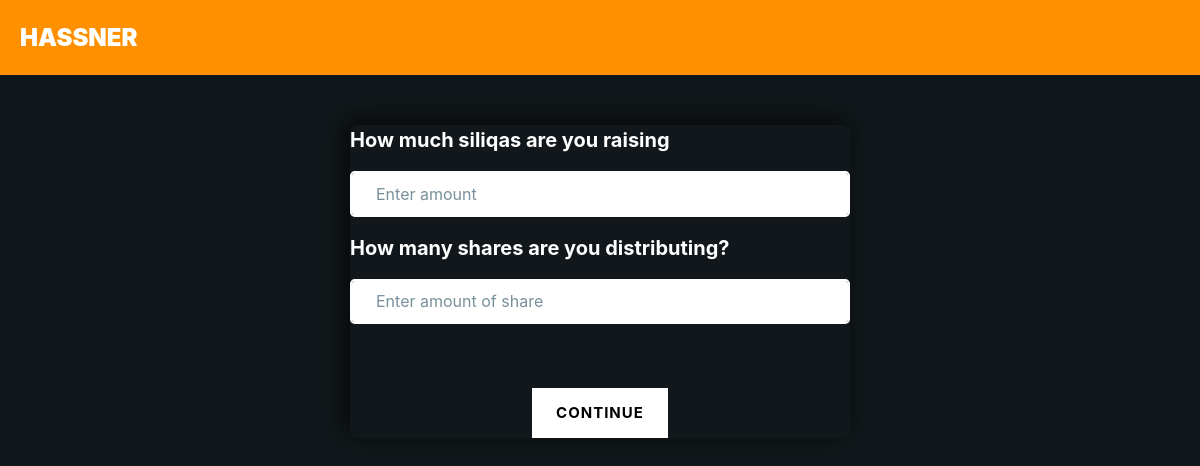
/frontend/artist/PersonalPage.php (signed in), run on an earlier commit of the app's database.
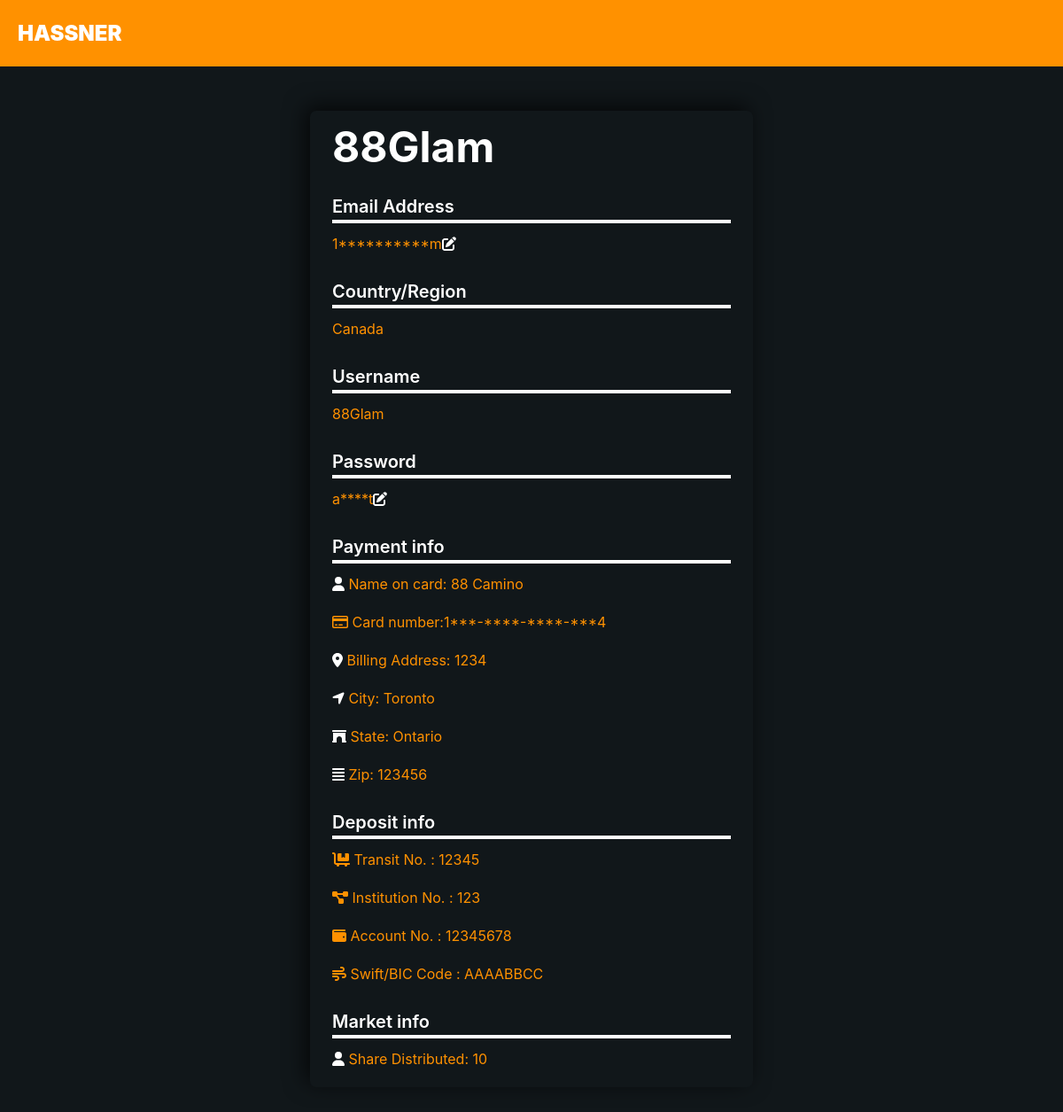
And on a later commit of the database.
### tables this page shows
CREATE TABLE `account` (
  `username` varchar(50) NOT NULL,
  `password` varchar(50) NOT NULL,
  `account_type` varchar(50) NOT NULL,
  `id` int(11) NOT NULL,
  `Shares` int(50) NOT NULL,
  `balance` float NOT NULL,
  `rate` float NOT NULL,
  `Share_Distributed` int(10) NOT NULL,
  `email` varchar(50) NOT NULL,
  `billing_address` varchar(10) NOT NULL,
  `Full_name` varchar(50) NOT NULL,
  `City` varchar(20) NOT NULL,
  `State` varchar(20) NOT NULL,
  `ZIP` varchar(6) NOT NULL,
  `Card_number` varchar(19) NOT NULL,
  `Transit_no` varchar(5) NOT NULL,
  `Inst_no` varchar(3) NOT NULL,
  `Account_no` varchar(11) NOT NULL,
  `Swift` varchar(8) NOT NULL,
  `price_per_share` float NOT NULL,
  `Monthly_shareholder` int(11) NOT NULL,
  `Income` float NOT NULL,
  `Market_cap` float NOT NULL
);

### backend/control/logic.php (called while the page is built, shortened)
<?php
        function searchAccount($conn, $username)
        {
            $sql = "SELECT * FROM account WHERE username = ?";
            $stmt = $conn->prepare($sql);
            $stmt->bind_param('s', $username);
            $stmt->execute();
            $result = $stmt->get_result();
            return $result;
        }
?>

### backend/shared/Helper.php (called while the page is built, shortened)
<?php
    function getAccount($username)
    {
        $conn = connect();
        $result = searchAccount($conn, $username);
        $account = $result->fetch_assoc();
        return $account;
    }
?>

### frontend/artist/PersonalPage.php (the view, shortened to what the changed rows need)
<?php
    include '../../backend/shared/PersonalPageFunctions.php';
?>
<head>
  <link rel="stylesheet" href="https://use.fontawesome.com/releases/v5.5.0/css/all.css">
  <link rel="stylesheet" href="../css/app.css" type="text/css">
  <link rel="stylesheet" href="../css/default.css" type="text/css">
  <link rel="stylesheet" href="../css/menu.css" id="theme-color">
</head>
<body class="bg-dark">
  <main>
    <?php
      $account_info = getAccount($_SESSION['username']);
      if($account_info['Share_Distributed'] == 0)
      {
          echo '
                <form action="../../backend/artist/DistributeShareBackend.php" method="post">
                  <div class="form-group">
                    <h5>How much siliqas are you raising</h5>
                    <input name = "siliqas_raising" type="text" style="border-color: white;" class="form-control" id="exampleInputPassword1" placeholder="Enter amount">
                  </div>
                  <div class="form-group">
                    <h5>How many shares are you distributing?</h5>
                    <input name = "distribute_share" type="text" style="border-color: white;" class="form-control" id="signupUsername" aria-describedby="signupUsernameHelp" placeholder="Enter amount of share">
                  </div>';
          echo '
                  <div class="col-md-8 col-12 mx-auto pt-5 text-center">
                    <input type = "submit" class="btn btn-primary" role="button" aria-pressed="true" name = "button" value = "Continue">
                  </div>
                </form>
              ';
      }
      else
      {
        echo '
              <section class="middle-card">
                <div class="name">
                    <h1>'.$_SESSION['username'].'</h1>
                </div>
              </section>
            ';
        echo '
              <section class="middle-card">
                <h1 id="h1-sm">Email Address</h1>
                <p style="color: #ff9100">
          ';
        printUserImportantInfo($account_info['email']);
        echo '<a href="../../backend/shared/EditEmailBackend.php" id="icon-btn"><i class="fa fa-edit"></i></a>';
        echo '
              </section>
              <section class="middle-card">
              <h1 id="h1-sm">Country/Region</h1>
              <p>Canada</p>
              </section>
              <section class="middle-card">
              <h1 id="h1-sm">Username</h1>
              <p>'.$_SESSION['username'].'</p>
              </section>
              <section class="middle-card">
              <h1 id="h1-sm">Password</h1>
              <p>
          ';
        echo '<a href="../../backend/shared/EditPasswordBackend.php" id="icon-btn"><i class="fa fa-edit"></i></a>';
        echo '</section>';
    ?>
    <section class="middle-card">
      <h1 id="h1-sm">Payment info</h1>
      <p><i style="color: white;" class="fa fa-user"></i> Name on card: <?php
        echo $account_info['Full_name'];
      ?></p>
    </section>
    <section class="middle-card">
    <p><i class="far fa-credit-card"></i> Card number: <?php
    ?></p>
    </section>
    <section class="middle-card">
      <p><i style="color: white;" class="fas fa-map-marker-alt"></i> Billing Address: <?php
        echo $account_info['billing_address'];
      ?></p>
    </section>
    <section class="middle-card">
      <p><i style="color: white;" class="fas fa-location-arrow"></i> City: <?php
        echo $account_info['City'];
      ?></p>
    </section>
    <section class="middle-card">
      <p><i style="color: white;" class="fas fa-archway"></i> State: <?php
        echo $account_info['State'];
      ?></p>
    </section>
    <section class="middle-card">
      <p><i style="color: white;" class="fas fa-align-justify"></i> Zip: <?php
        echo $account_info['ZIP'];
      ?></p>
    </section>
    <section class="middle-card">
      <h1 id="h1-sm">Deposit info</h1>
      <p><i class="fas fa-dolly-flatbed"></i> Transit No. : <?php
        echo $account_info['Transit_no'];
      ?></p>
    </section>
    <section class="middle-card">
      <p><i class="fas fa-project-diagram"></i> Institution No. : <?php
        echo $account_info['Inst_no'];
      ?></p>
    </section>
    <section class="middle-card">
      <p><i class="fas fa-wallet"></i> Account No. : <?php
        echo $account_info['Account_no'];
      ?></p>
    </section>
    <section class="middle-card">
      <p><i class="fas fa-wind"></i> Swift/BIC Code : <?php
        echo $account_info['Swift'];
      ?></p>
    </section>
    <section class="middle-card">
      <h1 id="h1-sm">Market info</h1>
      <p><i style="color: white;" class="fa fa-user"></i> Share Distributed: <?php
        echo $account_info['Share_Distributed'];
      ?></p>
      <?php
        echo '</section>';
      ?>
    <?php
      }
    ?>
  </main>
</body>

### backend/shared/PersonalPageFunctions.php
<?php
    function printUserImportantInfo($info)
    {
        $chars = str_split($info);
        echo '<p>';
        $i = 0;
        foreach($chars as $char)
        {
            if($i == 0 || $i == sizeof($chars)-1)
            {
                echo $char;
            }
            else if($char == '-')
            {
                echo $char;
            }
            else
            {
                echo '*';
            }
            $i++;
        }
        echo '</p>';
    }
?>

What changed in the data, as far as the page shows it:
now on this page (row edited): account: email "1", email "m", password "a", password "t", Full_name "88 Camino", Card_number "1", Card_number "-", Card_number "4", billing_address "1234", City "Toronto", State "Ontario", ZIP "123456", Transit_no "12345", Inst_no "123", Account_no "12345678", Swift "AAAABBCC", Share_Distributed "10"
changed account: Share_Distributed 0 → 10 (drawn)
Also different on the page:
$_SESSION['username']: (not shown) → "88Glam"
form field button: "Continue" → (not shown)
text no longer shown: "How much siliqas are you raising How many shares are you distributing?"
text now shown: "Email Address Country/Region Canada Username Password Payment info Name on card: Card number: Billing Address: City: State: Zip: Deposit info Transit No. : Institution No. : Account No. : Swift/BIC Code : Market info Share Distributed:"
